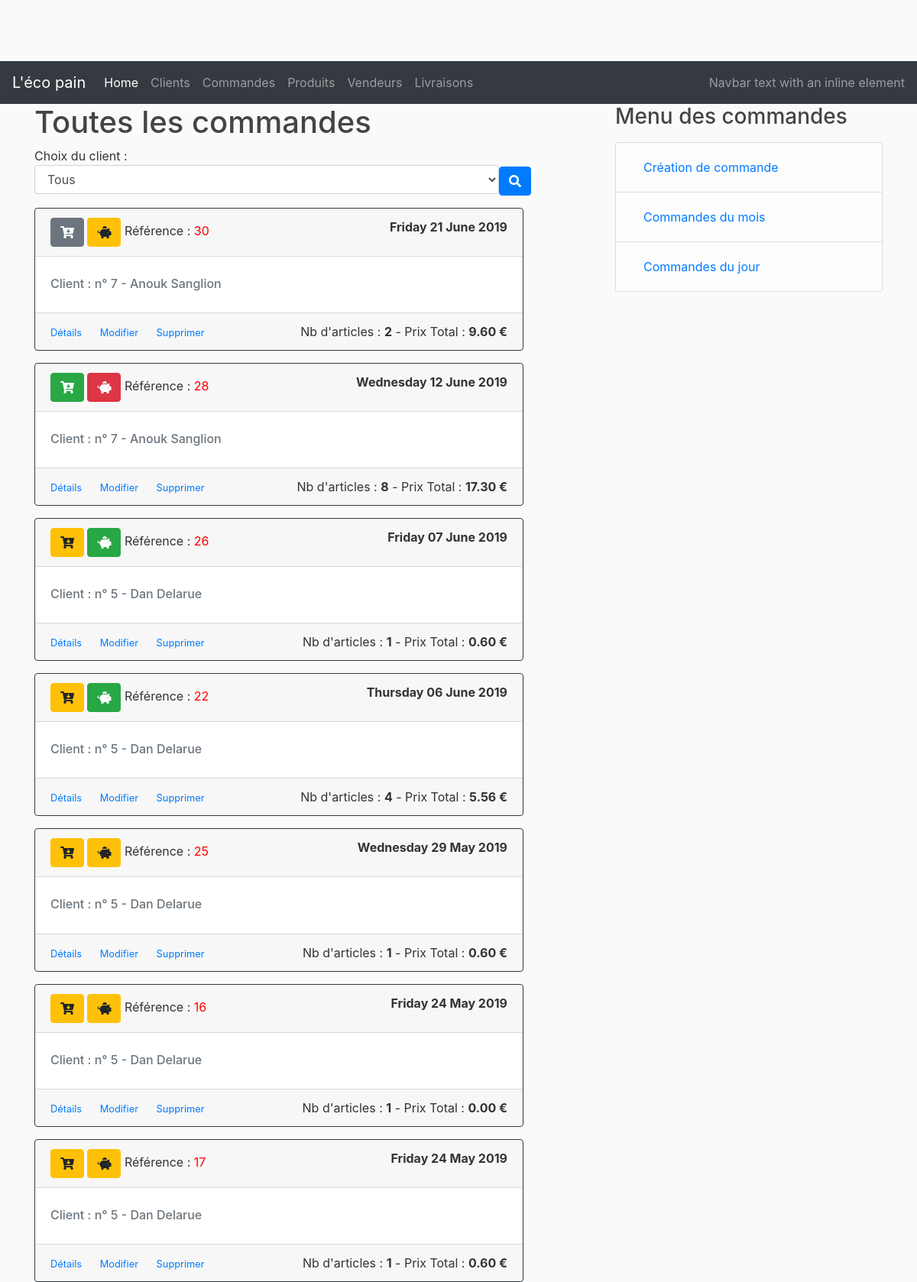
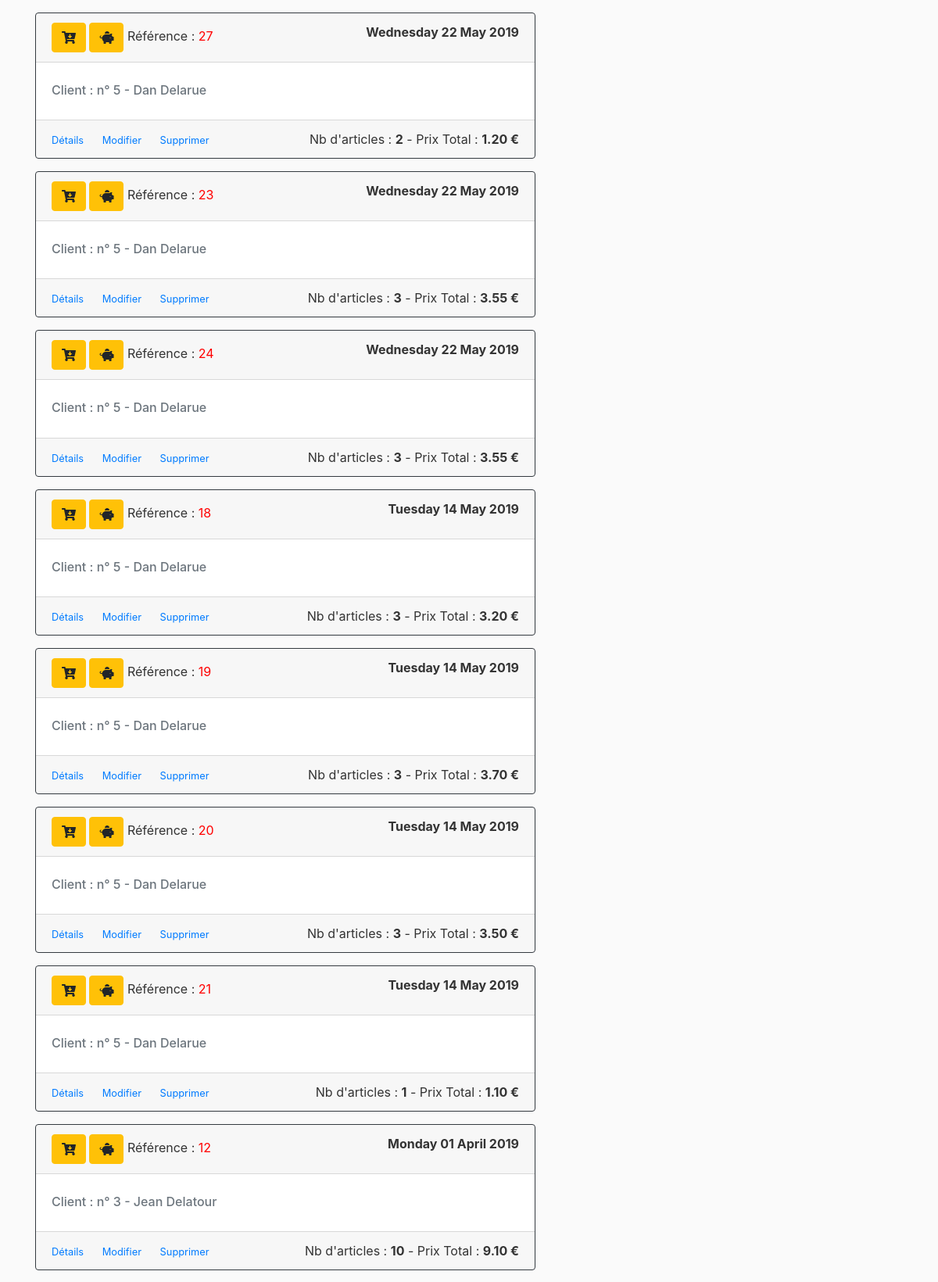
The page /orders (upper part) on the database its author committed (2 pictures, top to bottom).
### lecopain/dao/models.py (models this page shows, shortened)
class CustomerOrder(db.Model)   :
    __tablename__               = 'customer_orders'
    id                          = db.Column(db.Integer, primary_key                             = True)
    title                       = db.Column(db.String(50), nullable                             = False)
    created_at                  = db.Column(db.DateTime, nullable                               = False, default = datetime.utcnow)
    customer_id                 = db.Column(db.Integer, db.ForeignKey('customers.id'), nullable = False)
    status                      = db.Column(db.String(20), nullable                             = False)
    vendorOrders                = db.relationship('VendorOrder', backref = 'customerOrder', lazy = True)
    delivery                    = db.relationship('Delivery', uselist=False)
    delivery_dt                 = db.Column(db.DateTime)
    payement_status             = db.Column(db.String(20), nullable                             = False)

### lecopain/controllers/order_controller.py (the view)
@order_page.route("/orders", methods=['GET', 'POST'])
def orders():
    orders = CustomerOrder.query.order_by(CustomerOrder.delivery_dt.desc()).all()
    customers = Customer.query.all()
    map = orderServices.get_maps_from_orders(orders)
    return render_template('/orders/orders.html', orders=orders, customers=customers, title="Toutes les commandes", map=map)

### lecopain/templates/orders/orders.html (shortened to what this page needs)
{% extends "layout.html" %}
{% block content %}
    <div class="form-group">
        Choix du client :<br>
        <select class="form-control" name="customer_id" style="width: 38rem; display:inline-block" >
            <option value="" SELECTED>Tous</option>
        </select><button type="button" id="more_fields" onclick="search_order_by_customer();" class="btn btn-primary display:inline-block" ><i class="fa fa-search"></i></button>
    </div>
    {% for order in orders %}
    <div class="card border-dark mb-3" style="width: 40rem;">
        <div class="card-header">
            {% if order.status == 'ANNULEE' %}
                <span class="btn btn-secondary" style="font-size: 1,8em;">
            {% endif %}
            {% if order.status == 'CREE' %}
            <span class="btn btn-warning" style="font-size: 1,8em;">
            {% endif %}
            {% if order.status == 'LIVREE' %}
            <span class="btn btn-success" style="font-size: 1,8em;">
            {% endif %}
                <i class="fas fa-cart-arrow-down "></i>
            </span>
            {% if order.payement_status == 'PAYEE' %}
            <span class="btn btn-success" style="font-size: 1,9em;">
            {% endif %}
            {% if order.payement_status == 'NON_PAYEE' and order.status != 'LIVREE'%}
            <span class="btn btn-warning" style="font-size: 1,9em;">
            {% endif %}
            {% if order.payement_status == 'NON_PAYEE' and order.status == 'LIVREE'%}
            <span class="btn btn-danger" style="font-size: 1,9em;">
            {% endif %}
                <i class="fas fa-piggy-bank "></i>
            </span>
            Référence : <span style="color:red">{{order.id}}</span>
            <span style="float: right"><b>{{ order.delivery_dt.strftime('%A %d %B %Y') }}</b></span>
        </div>
        <div class="card-body">
            <h6 class="card-subtitle mb-2 text-muted">Client : n° {{ order.customer_id }} - {{map['CUSTOMER'][order.id]}}</h6>
        </div>
        <div class="card-footer">
            <small class="text-muted">
                <a href="/orders/{{order.id}}" class="card-link">Détails</a>
                <a href="/orders/update/{{order.id}}" class="card-link">Modifier</a>
                <a href="/orders/delete/{{order.id}}" class="card-link">Supprimer</a>
            </small>
            <span style="float: right">Nb d'articles : <b>{{ map['NB_PRODUCTS'][order.id] }}</b> - Prix Total : <b>{{ "%.2f"|format(map['TOTAL'][order.id]) }} €</b></span>
        </div>
    </div>
    {% endfor %}
{% endblock %}
{% block right_menu %}
<div class="content-section">
    <h3>Menu des commandes</h3>
    <p class='text-muted'>
        <ul class="list-group">
        <li class="list-group-item list-group-item-light">
            <a class="nav-link" href="/orders/new">Création de commande</a></li>
        <li class="list-group-item list-group-item-light">
            <a class="nav-link" href="/orders/year/0/month/0">Commandes du mois</a></li>
        <li class="list-group-item list-group-item-light">
            <a class="nav-link" href="/orders/year/0/month/0/day/0">Commandes du jour</a></li>
        </ul>
    </p>
</div>
{% endblock %}

### lecopain/static/main.css (style rules this page uses)
body { background: #fafafa; color: #333333; margin-top: 5rem; }
h1, h2, h3, h4, h5, h6 { color:#444444; }

### rows shown on the page
CustomerOrder: id "30", delivery_dt "Friday 21 June 2019", customer_id "7", map "Anouk Sanglion", map "2", map "9.60"
CustomerOrder: id "28", delivery_dt "Wednesday 12 June 2019", customer_id "7", map "Anouk Sanglion", map "8", map "17.30"
CustomerOrder: id "26", delivery_dt "Friday 07 June 2019", customer_id "5", map "Dan Delarue", map "1", map "0.60"
CustomerOrder: id "22", delivery_dt "Thursday 06 June 2019", customer_id "5", map "Dan Delarue", map "4", map "5.56"
CustomerOrder: id "25", delivery_dt "Wednesday 29 May 2019", customer_id "5", map "Dan Delarue", map "1", map "0.60"
CustomerOrder: id "16", delivery_dt "Friday 24 May 2019", customer_id "5", map "Dan Delarue", map "1", map "0.00"
CustomerOrder: id "17", delivery_dt "Friday 24 May 2019", customer_id "5", map "Dan Delarue", map "1", map "0.60"
CustomerOrder: id "27", delivery_dt "Wednesday 22 May 2019", customer_id "5", map "Dan Delarue", map "2", map "1.20"
CustomerOrder: id "23", delivery_dt "Wednesday 22 May 2019", customer_id "5", map "Dan Delarue", map "3", map "3.55"
CustomerOrder: id "24", delivery_dt "Wednesday 22 May 2019", customer_id "5", map "Dan Delarue", map "3", map "3.55"
CustomerOrder: id "18", delivery_dt "Tuesday 14 May 2019", customer_id "5", map "Dan Delarue", map "3", map "3.20"
CustomerOrder: id "19", delivery_dt "Tuesday 14 May 2019", customer_id "5", map "Dan Delarue", map "3", map "3.70"
CustomerOrder: id "20", delivery_dt "Tuesday 14 May 2019", customer_id "5", map "Dan Delarue", map "3", map "3.50"
CustomerOrder: id "21", delivery_dt "Tuesday 14 May 2019", customer_id "5", map "Dan Delarue", map "1", map "1.10"
CustomerOrder: id "12", delivery_dt "Monday 01 April 2019", customer_id "3", map "Jean Delatour", map "10", map "9.10"

### other values the page prints
{{ title }} "Toutes les commandes"
